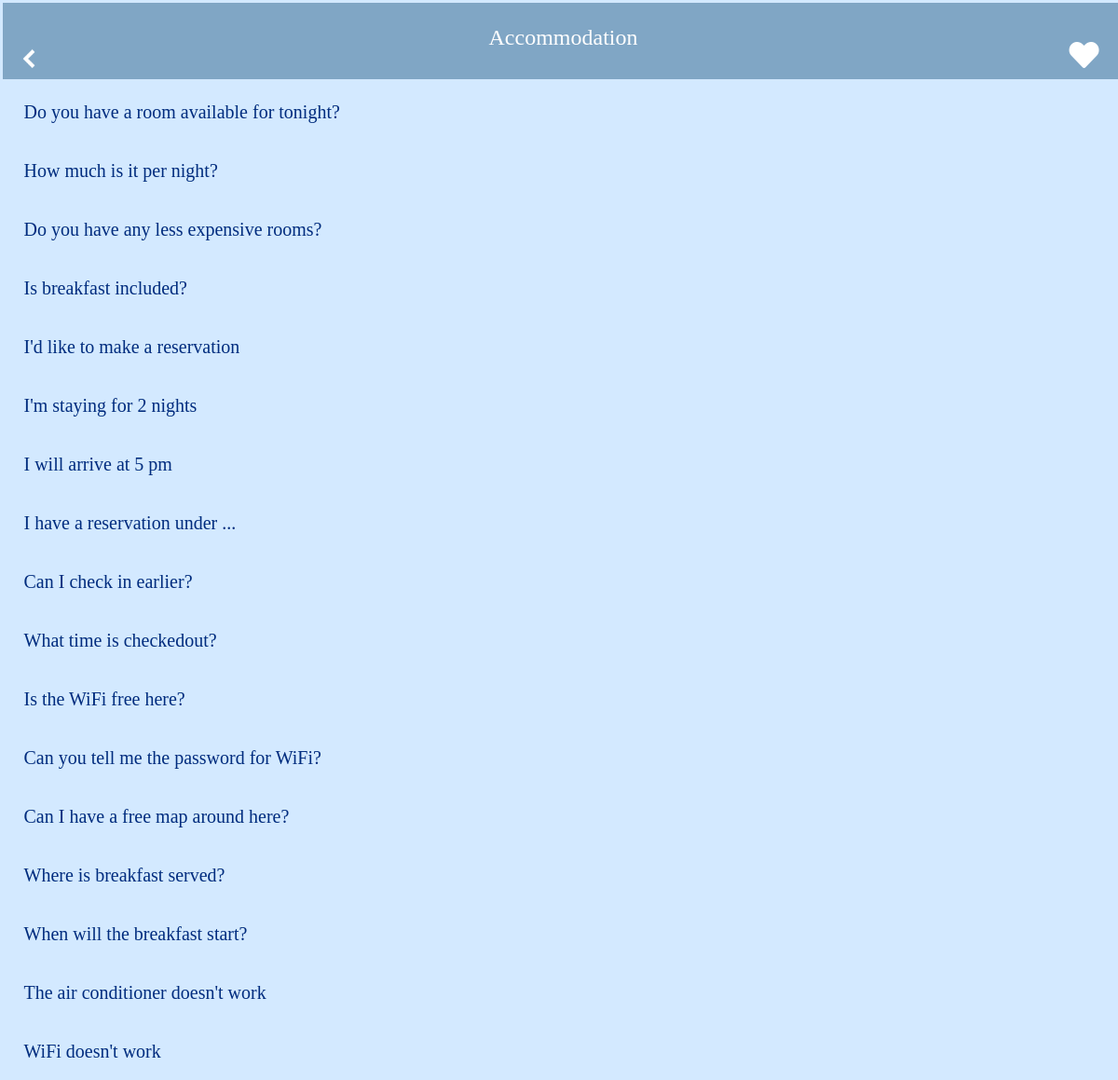
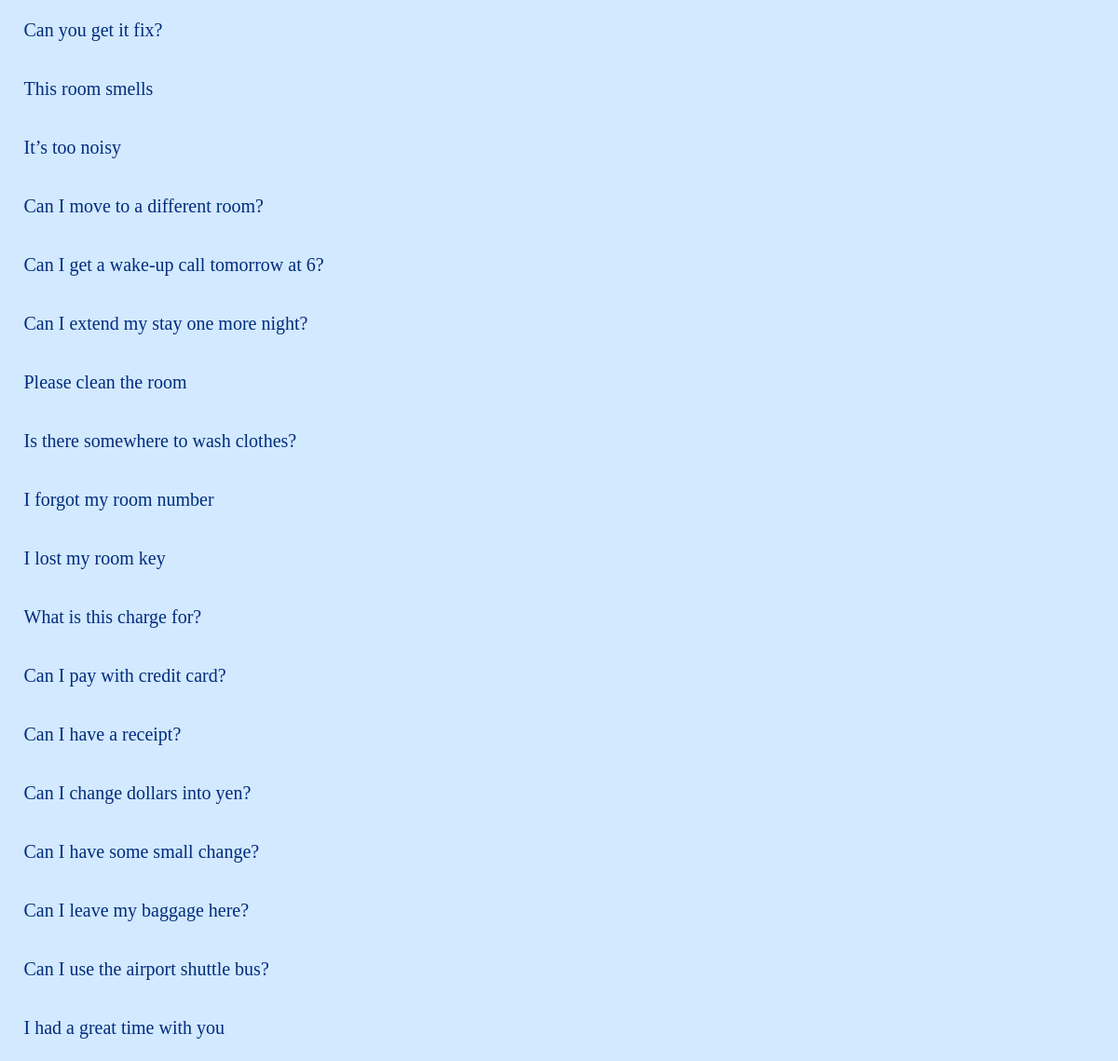
The app's page /scene_7 with its own data (2 pictures, top to bottom).
### tables this page shows
CREATE TABLE "accommodation" (
	"id"	INTEGER,
	"english"	TEXT,
	"japanese"	TEXT,
	"pronunciation"	TEXT,
	PRIMARY KEY("id" AUTOINCREMENT)
);

### app.py (the view)
@app.route("/scene_7")
def scene_7():
    conn = sqlite3.connect("scene_words.db")
    c = conn.cursor()
    word_info = []
    c.execute('SELECT id, english, japanese, pronunciation from accommodation ORDER BY id')
    for row in c.fetchall():
        word_info.append(
            {"id": row[0], "english": row[1], "japanese": row[2], "pronunciation": row[3]})
    c.close()
    print(word_info)
    return render_template("scene_7.html", html_word_info=word_info)

### templates/scene_7.html (shortened to what this page needs)
{% extends 'scene_base.html' %} {% block content %}
<body>
  <header>
    <div class="header_container">
      <div class="title1">
        <h3>Accommodation</h3>
      </div>
      <div class="title2">
        <div class="like">
        <a href="/bookmark"><i id="like_icon" class="fas fa-heart fa-2x"></i></a>
        </div>
      </div>
      <div class="title3">
        <div class="back_icon">
          <a href="/"><img src="/static/img/back1.png"></a>
        </div>
      </div>
    </div>
  </header>
  <article>
    {% for item in html_word_info %}
    <ul class="menu">
      <li class="menu__item">
        <a class="menu__item__link js-menu__item__link" href="">{{item["english"]}}</a>
      </li>
    </ul>
    {% endfor %}
  </article>
</body>
{% endblock %}

### static/style_scene.css (style rules this page uses)
html, body, div, span, applet, object, iframe, h1, h2, h3, h4, h5, h6, p, blockquote, pre, a, abbr, acronym, address, big, cite, code, del, dfn, em, img, ins, kbd, q, s, samp, small, strike, strong, sub, sup, tt, var, b, u, i, center, dl, dt, dd, ol, ul, li, fieldset, form, label, legend, table, caption, tbody, tfoot, thead, tr, th, td, article, aside, canvas, details, embed, figure, figcaption, footer, header, hgroup, menu, nav, output, ruby, section, summary, time, mark, audio, video { margin: 0; padding: 1.5px; border: 0; font-size: 100%; font: inherit; vertical-align: baseline; }
article, aside, details, figcaption, figure, footer, header, hgroup, menu, nav, section { display: block; }
body { line-height: 1; }
ol, ul { list-style: none; }
html { overflow-y: scroll; }
header { background-color: #80A6C5; width: 100%; position: fixed; z-index: 99; text-align: center; }
header h3 { color: white; font-size: 24px; padding-top: 20px; }
article { margin-top: 84px; }
.back_icon { color: #fff; position: fixed; top: 50px; left: 16px; }
.back_icon a img { height: 20px; width: 20px; }
.menu__item { background: #d3e9ff; color: white; cursor: pointer; display: block; margin-bottom: 1px; position: relative; border-bottom-color: #22669e; }
.menu__item__link { color: rgb(0, 44, 126); display: block; padding: 18px; font-size: 20px; text-decoration: none; }
.like { color: #fff; position: fixed; top: 40px; right: 16px; }
#like_icon { color: #fff; }
body { background-color: #d3e9ff; }
.header_container { display: flex; height: 76px; justify-content: space-around; }
.title1 { order: 2; }
.title2 { order: 3; }

### records on screen
accommodation: english "Do you have a room available for tonight?"
accommodation: english "How much is it per night?"
accommodation: english "Do you have any less expensive rooms?"
accommodation: english "Is breakfast included?"
accommodation: english "I'd like to make a reservation"
accommodation: english "I'm staying for 2 nights"
accommodation: english "I will arrive at 5 pm"
accommodation: english "I have a reservation under ..."
accommodation: english "Can I check in earlier?"
accommodation: english "What time is checkedout?"
accommodation: english "Is the WiFi free here?"
accommodation: english "Can you tell me the password for WiFi?"
accommodation: english "Can I have a free map around here?"
accommodation: english "Where is breakfast served?"
accommodation: english "When will the breakfast start?"
accommodation: english "The air conditioner doesn't work"
accommodation: english "WiFi doesn't work"
accommodation: english "Can you get it fix?"
accommodation: english "This room smells"
accommodation: english "It’s too noisy"
accommodation: english "Can I move to a different room?"
accommodation: english "Can I get a wake-up call tomorrow at 6?"
accommodation: english "Can I extend my stay one more night?"
accommodation: english "Please clean the room"
accommodation: english "Is there somewhere to wash clothes?"
accommodation: english "I forgot my room number"
accommodation: english "I lost my room key"
accommodation: english "What is this charge for?"
accommodation: english "Can I pay with credit card?"
accommodation: english "Can I have a receipt?"
accommodation: english "Can I change dollars into yen?"
accommodation: english "Can I have some small change?"
accommodation: english "Can I leave my baggage here?"
accommodation: english "Can I use the airport shuttle bus?"
accommodation: english "I had a great time with you"
